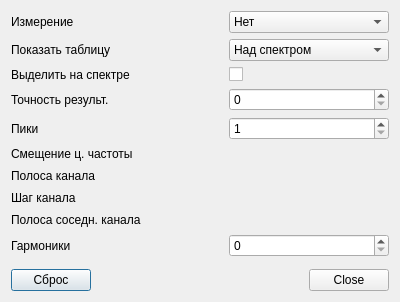
<?xml version="1.0" encoding="UTF-8"?>
<ui version="4.0">
 <class>SpectrumMeasurementsDialog</class>
 <widget class="QDialog" name="SpectrumMeasurementsDialog">
  <property name="geometry">
   <rect>
    <x>0</x>
    <y>0</y>
    <width>400</width>
    <height>302</height>
   </rect>
  </property>
  <property name="minimumSize">
   <size>
    <width>400</width>
    <height>250</height>
   </size>
  </property>
  <property name="font">
   <font>
    <family>Liberation Sans</family>
    <pointsize>9</pointsize>
   </font>
  </property>
  <property name="windowTitle">
   <string>Измерения спектра</string>
  </property>
  <layout class="QVBoxLayout" name="verticalLayout">
   <item>
    <layout class="QGridLayout" name="gridLayout">
     <item row="2" column="0">
      <widget class="QLabel" name="highlightLabel">
       <property name="text">
        <string>Выделить на спектре</string>
       </property>
      </widget>
     </item>
     <item row="9" column="1">
      <widget class="QSpinBox" name="harmonics">
       <property name="toolTip">
        <string>Число гармоник</string>
       </property>
       <property name="maximum">
        <number>20</number>
       </property>
      </widget>
     </item>
     <item row="5" column="1">
      <widget class="ValueDialZ" name="centerFrequencyOffset" native="true">
       <property name="sizePolicy">
        <sizepolicy hsizetype="Maximum" vsizetype="Maximum">
         <horstretch>0</horstretch>
         <verstretch>0</verstretch>
        </sizepolicy>
       </property>
       <property name="minimumSize">
        <size>
         <width>32</width>
         <height>16</height>
        </size>
       </property>
       <property name="font">
        <font>
         <family>DejaVu Sans Mono</family>
         <pointsize>12</pointsize>
        </font>
       </property>
       <property name="cursor">
        <cursorShape>PointingHandCursor</cursorShape>
       </property>
       <property name="focusPolicy">
        <enum>Qt::StrongFocus</enum>
       </property>
       <property name="toolTip">
        <string>Смещение ц. частоты (Гц)</string>
       </property>
      </widget>
     </item>
     <item row="7" column="0">
      <widget class="QLabel" name="chSpacingLabel">
       <property name="text">
        <string>Шаг канала</string>
       </property>
       <property name="margin">
        <number>2</number>
       </property>
      </widget>
     </item>
     <item row="1" column="1">
      <widget class="QComboBox" name="position">
       <property name="toolTip">
        <string>Где показывать таблицу</string>
       </property>
       <item>
        <property name="text">
         <string>Над спектром</string>
        </property>
       </item>
       <item>
        <property name="text">
         <string>Под спектром</string>
        </property>
       </item>
       <item>
        <property name="text">
         <string>Слева от спектра</string>
        </property>
       </item>
       <item>
        <property name="text">
         <string>Справа от спектра</string>
        </property>
       </item>
      </widget>
     </item>
     <item row="4" column="0">
      <widget class="QLabel" name="peaksLabel">
       <property name="text">
        <string>Пики</string>
       </property>
      </widget>
     </item>
     <item row="5" column="0">
      <widget class="QLabel" name="centerFrequencyOffsetLabel">
       <property name="text">
        <string>Смещение ц. частоты</string>
       </property>
      </widget>
     </item>
     <item row="0" column="1">
      <widget class="QComboBox" name="measurement">
       <property name="toolTip">
        <string>Тип измерения</string>
       </property>
       <property name="currentIndex">
        <number>0</number>
       </property>
       <item>
        <property name="text">
         <string>Нет</string>
        </property>
       </item>
       <item>
        <property name="text">
         <string>Пики</string>
        </property>
       </item>
       <item>
        <property name="text">
         <string>Мощность канала</string>
        </property>
       </item>
       <item>
        <property name="text">
         <string>Мощность соседн. кан.</string>
        </property>
       </item>
       <item>
        <property name="text">
         <string>Занятая полоса</string>
        </property>
       </item>
       <item>
        <property name="text">
         <string>Полоса 3dB</string>
        </property>
       </item>
       <item>
        <property name="text">
         <string>SNR</string>
        </property>
       </item>
      </widget>
     </item>
     <item row="1" column="0">
      <widget class="QLabel" name="positionLabel">
       <property name="text">
        <string>Показать таблицу</string>
       </property>
      </widget>
     </item>
     <item row="6" column="0">
      <widget class="QLabel" name="bandwidthLabel">
       <property name="text">
        <string>Полоса канала</string>
       </property>
       <property name="margin">
        <number>2</number>
       </property>
      </widget>
     </item>
     <item row="7" column="1">
      <widget class="ValueDialZ" name="chSpacing" native="true">
       <property name="sizePolicy">
        <sizepolicy hsizetype="Maximum" vsizetype="Maximum">
         <horstretch>0</horstretch>
         <verstretch>0</verstretch>
        </sizepolicy>
       </property>
       <property name="minimumSize">
        <size>
         <width>32</width>
         <height>16</height>
        </size>
       </property>
       <property name="font">
        <font>
         <family>DejaVu Sans Mono</family>
         <pointsize>12</pointsize>
        </font>
       </property>
       <property name="cursor">
        <cursorShape>PointingHandCursor</cursorShape>
       </property>
       <property name="focusPolicy">
        <enum>Qt::StrongFocus</enum>
       </property>
       <property name="toolTip">
        <string>Шаг канала (Гц)</string>
       </property>
      </widget>
     </item>
     <item row="3" column="0">
      <widget class="QLabel" name="precisionLabel">
       <property name="text">
        <string>Точность результ.</string>
       </property>
      </widget>
     </item>
     <item row="6" column="1">
      <widget class="ValueDialZ" name="bandwidth" native="true">
       <property name="sizePolicy">
        <sizepolicy hsizetype="Maximum" vsizetype="Maximum">
         <horstretch>0</horstretch>
         <verstretch>0</verstretch>
        </sizepolicy>
       </property>
       <property name="minimumSize">
        <size>
         <width>32</width>
         <height>16</height>
        </size>
       </property>
       <property name="font">
        <font>
         <family>DejaVu Sans Mono</family>
         <pointsize>12</pointsize>
        </font>
       </property>
       <property name="cursor">
        <cursorShape>PointingHandCursor</cursorShape>
       </property>
       <property name="focusPolicy">
        <enum>Qt::StrongFocus</enum>
       </property>
       <property name="toolTip">
        <string>Полоса канала (Гц)</string>
       </property>
      </widget>
     </item>
     <item row="0" column="0">
      <widget class="QLabel" name="measurementLabel">
       <property name="text">
        <string>Измерение</string>
       </property>
      </widget>
     </item>
     <item row="2" column="1">
      <widget class="QCheckBox" name="highlight">
       <property name="toolTip">
        <string>Выделять измерения на спектре</string>
       </property>
       <property name="text">
        <string/>
       </property>
      </widget>
     </item>
     <item row="9" column="0">
      <widget class="QLabel" name="harmonicsLabel">
       <property name="text">
        <string>Гармоники</string>
       </property>
       <property name="margin">
        <number>2</number>
       </property>
      </widget>
     </item>
     <item row="4" column="1">
      <widget class="QSpinBox" name="peaks">
       <property name="toolTip">
        <string>Число пиков для отображ.</string>
       </property>
       <property name="minimum">
        <number>1</number>
       </property>
       <property name="maximum">
        <number>20</number>
       </property>
      </widget>
     </item>
     <item row="8" column="0">
      <widget class="QLabel" name="adjChBandwidthLabel">
       <property name="text">
        <string>Полоса соседн. канала</string>
       </property>
       <property name="margin">
        <number>2</number>
       </property>
      </widget>
     </item>
     <item row="3" column="1">
      <widget class="QSpinBox" name="precision">
       <property name="toolTip">
        <string>Точность (знаков после запятой)</string>
       </property>
       <property name="maximum">
        <number>9</number>
       </property>
      </widget>
     </item>
     <item row="8" column="1">
      <widget class="ValueDialZ" name="adjChBandwidth" native="true">
       <property name="sizePolicy">
        <sizepolicy hsizetype="Maximum" vsizetype="Maximum">
         <horstretch>0</horstretch>
         <verstretch>0</verstretch>
        </sizepolicy>
       </property>
       <property name="minimumSize">
        <size>
         <width>32</width>
         <height>16</height>
        </size>
       </property>
       <property name="font">
        <font>
         <family>DejaVu Sans Mono</family>
         <pointsize>12</pointsize>
        </font>
       </property>
       <property name="cursor">
        <cursorShape>PointingHandCursor</cursorShape>
       </property>
       <property name="focusPolicy">
        <enum>Qt::StrongFocus</enum>
       </property>
       <property name="toolTip">
        <string>Полоса соседн. кан. (Гц)</string>
       </property>
      </widget>
     </item>
    </layout>
   </item>
   <item>
    <spacer name="verticalSpacer">
     <property name="orientation">
      <enum>Qt::Vertical</enum>
     </property>
     <property name="sizeHint" stdset="0">
      <size>
       <width>20</width>
       <height>40</height>
      </size>
     </property>
    </spacer>
   </item>
   <item>
    <layout class="QHBoxLayout" name="horizontalLayout">
     <item>
      <widget class="QPushButton" name="resetMeasurements">
       <property name="toolTip">
        <string>Сбросить результаты</string>
       </property>
       <property name="text">
        <string>Сброс</string>
       </property>
      </widget>
     </item>
     <item>
      <widget class="QDialogButtonBox" name="buttonBox">
       <property name="orientation">
        <enum>Qt::Horizontal</enum>
       </property>
       <property name="standardButtons">
        <set>QDialogButtonBox::Close</set>
       </property>
      </widget>
     </item>
    </layout>
   </item>
  </layout>
 </widget>
 <customwidgets>
  <customwidget>
   <class>ValueDialZ</class>
   <extends>QWidget</extends>
   <header>gui/valuedialz.h</header>
   <container>1</container>
  </customwidget>
 </customwidgets>
 <tabstops>
  <tabstop>measurement</tabstop>
  <tabstop>position</tabstop>
  <tabstop>peaks</tabstop>
  <tabstop>harmonics</tabstop>
  <tabstop>resetMeasurements</tabstop>
 </tabstops>
 <resources/>
 <connections>
  <connection>
   <sender>buttonBox</sender>
   <signal>accepted()</signal>
   <receiver>SpectrumMeasurementsDialog</receiver>
   <slot>accept()</slot>
   <hints>
    <hint type="sourcelabel">
     <x>257</x>
     <y>194</y>
    </hint>
    <hint type="destinationlabel">
     <x>157</x>
     <y>203</y>
    </hint>
   </hints>
  </connection>
  <connection>
   <sender>buttonBox</sender>
   <signal>rejected()</signal>
   <receiver>SpectrumMeasurementsDialog</receiver>
   <slot>reject()</slot>
   <hints>
    <hint type="sourcelabel">
     <x>314</x>
     <y>194</y>
    </hint>
    <hint type="destinationlabel">
     <x>286</x>
     <y>203</y>
    </hint>
   </hints>
  </connection>
 </connections>
</ui>
